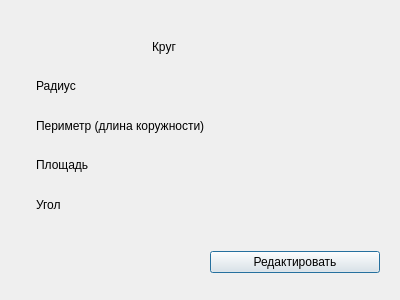
<?xml version="1.0" encoding="UTF-8"?>
<ui version="4.0">
 <class>ShowRound</class>
 <widget class="QDialog" name="ShowRound">
  <property name="geometry">
   <rect>
    <x>0</x>
    <y>0</y>
    <width>400</width>
    <height>300</height>
   </rect>
  </property>
  <property name="windowTitle">
   <string>Dialog</string>
  </property>
  <widget class="QWidget" name="layoutWidget">
   <property name="geometry">
    <rect>
     <x>210</x>
     <y>250</y>
     <width>170</width>
     <height>25</height>
    </rect>
   </property>
   <layout class="QHBoxLayout" name="horizontalLayout">
    <item>
     <widget class="QPushButton" name="pushButton">
      <property name="text">
       <string>Редактировать</string>
      </property>
     </widget>
    </item>
   </layout>
  </widget>
  <widget class="QWidget" name="layoutWidget">
   <property name="geometry">
    <rect>
     <x>36</x>
     <y>30</y>
     <width>341</width>
     <height>191</height>
    </rect>
   </property>
   <layout class="QGridLayout" name="gridLayout">
    <item row="3" column="0">
     <widget class="QLabel" name="label_6">
      <property name="text">
       <string>Площадь</string>
      </property>
     </widget>
    </item>
    <item row="4" column="2">
     <widget class="QLabel" name="angle">
      <property name="text">
       <string/>
      </property>
     </widget>
    </item>
    <item row="2" column="0" colspan="2">
     <widget class="QLabel" name="label_4">
      <property name="text">
       <string>Периметр (длина коружности)</string>
      </property>
     </widget>
    </item>
    <item row="3" column="2">
     <widget class="QLabel" name="square">
      <property name="text">
       <string/>
      </property>
     </widget>
    </item>
    <item row="1" column="0">
     <widget class="QLabel" name="label_2">
      <property name="text">
       <string>Радиус</string>
      </property>
     </widget>
    </item>
    <item row="2" column="2">
     <widget class="QLabel" name="perimeter">
      <property name="text">
       <string/>
      </property>
     </widget>
    </item>
    <item row="4" column="0">
     <widget class="QLabel" name="label_8">
      <property name="text">
       <string>Угол</string>
      </property>
     </widget>
    </item>
    <item row="1" column="2">
     <widget class="QLabel" name="radius">
      <property name="text">
       <string/>
      </property>
     </widget>
    </item>
    <item row="0" column="1">
     <widget class="QLabel" name="label">
      <property name="text">
       <string>Круг</string>
      </property>
     </widget>
    </item>
   </layout>
  </widget>
 </widget>
 <resources/>
 <connections/>
</ui>
